Frame 1 (no input): blank canvas, image omitted
Frame 60 (no input): blank canvas, image omitted
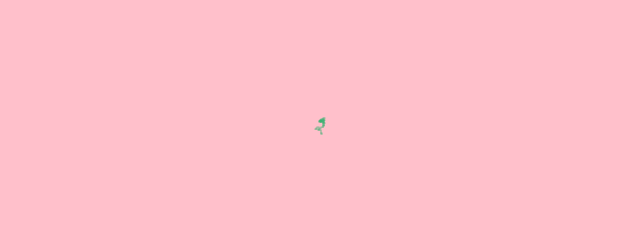
Frame 120 (the mouse pressed at the canvas centre since frame 60)

The p5.js sketch whose frames 1 and 60 were blank and that drew this single picture after the mouse press (run headless with seeded random() and noise() and a simulated clock; from frame 60 on, the mouse is pressed at the canvas centre):

// p5.js sketch
// ── sketch.js
// The Nature of Code
// Daniel Shiffman
// http://natureofcode.com

let walker;

function setup() {
  createCanvas(640, 240);
  walker = new Walker();
  background('pink');
}

function draw() {
  walker.step();
  walker.show();
}

class Walker {
  constructor() {
    this.x = width / 2;
    this.y = height / 2;
  }

  show() {
    stroke('mediumseagreen');
    point(this.x, this.y);
  }

  step() {
    const choice = floor(random(4));
    if (choice == 0 ) {
      this.x--;
    } else if (choice == 1) {
      this.x++;
    } else if (choice == 2) {
      this.y++;
    } else {
      this.y--;
    }
  }
}
// ── style.css
html, body {
 margin: 0;
 padding: 0;
}
canvas {
  display: block;
}
